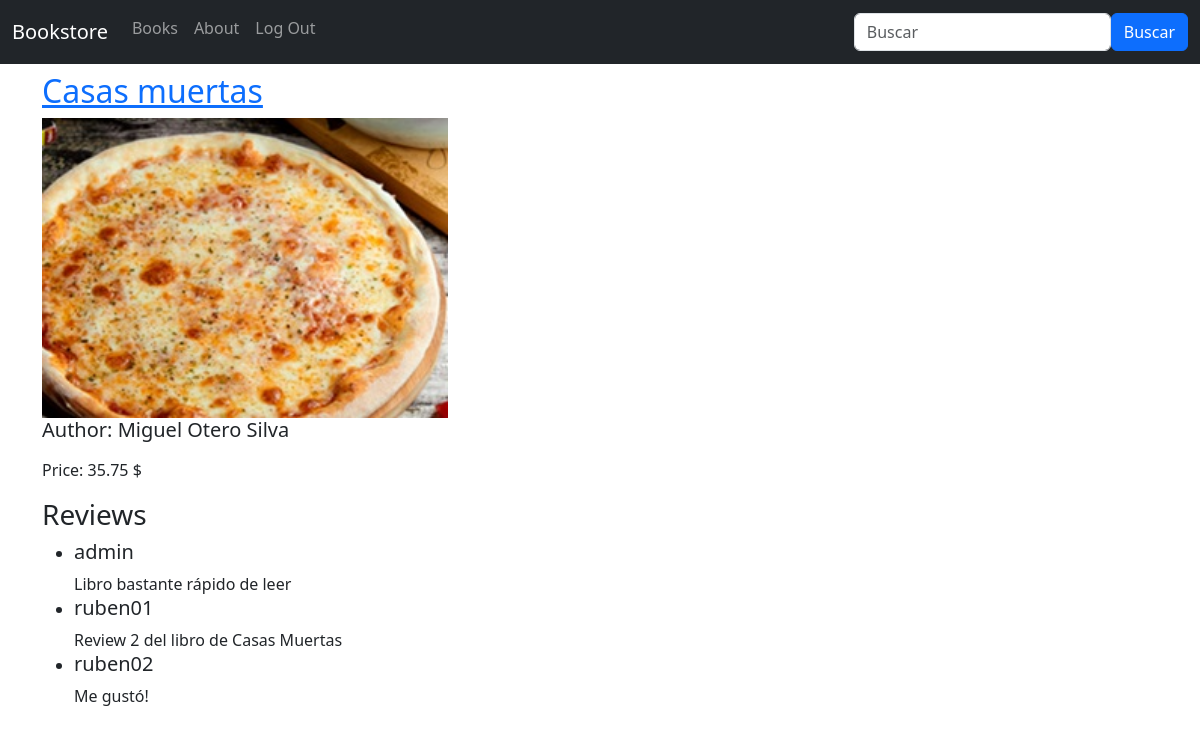
The page /books/2/ (signed in) on the database its author committed.
### books/models.py (models this page shows, shortened)
class Book(models.Model):
    title = models.CharField(max_length=200)
    author = models.CharField(max_length=100)
    description = models.TextField()
    price = models.DecimalField(max_digits=10, decimal_places=2)
    created_at = models.DateTimeField(auto_now_add=True)
    updated_at = models.DateTimeField(auto_now=True)
    cover = models.ImageField(upload_to='covers/', blank=True)

class Review(models.Model):
    book = models.ForeignKey(Book, on_delete=models.CASCADE, related_name='reviews')
    review = models.CharField(max_length=300)
    author = models.ForeignKey(get_user_model(), on_delete=models.CASCADE,)

### accounts/models.py (models this page shows)
class CustomUser(AbstractUser):
    pass

### books/views.py (the view)
# urls.py: path('<int:pk>/', BookDetailView.as_view(), name='book_detail'),
class BookDetailView(LoginRequiredMixin, DetailView):
    model = Book
    template_name = 'books/book_detail.html'
    login_url = '/accounts/login/'

### templates/books/book_detail.html (shortened to what this page needs)
{% extends "_base.html" %}
{% block content %}
    <div class="book-detail">
        <h2><a href="">{{ book.title }}</a></h2>
        {% if book.cover %}
            <img class="bookcover" src="{{ book.cover.url }}" alt="{{ book.tile }}">
        {% endif %}
        <h5><p>Author: {{ book.author }}</p></h5>
        <p>Price: {{ book.price }} $</p>
        <div>
            <h3>Reviews</h3>
            <ul>
                {% for review in book.reviews.all %}
                    <li> <h5>{{ review.author }}</h5> {{ review.review }} </li>
                {% endfor %}
            </ul>
        </div>
    </div>
{% endblock content %}

### static/css/base.css (style rules this page uses)
body { min-height: 75rem; padding-top: 4.5rem; }
img.bookcover { height: 300px; width: auto; }

### rows shown on the page
Book: title "Casas muertas", cover (picture), author "Miguel Otero Silva", price "35.75"
Review: author "admin", review "Libro bastante rápido de leer"
Review: author "ruben01", review "Review 2 del libro de Casas Muertas"
Review: author "ruben02", review "Me gustó!"
